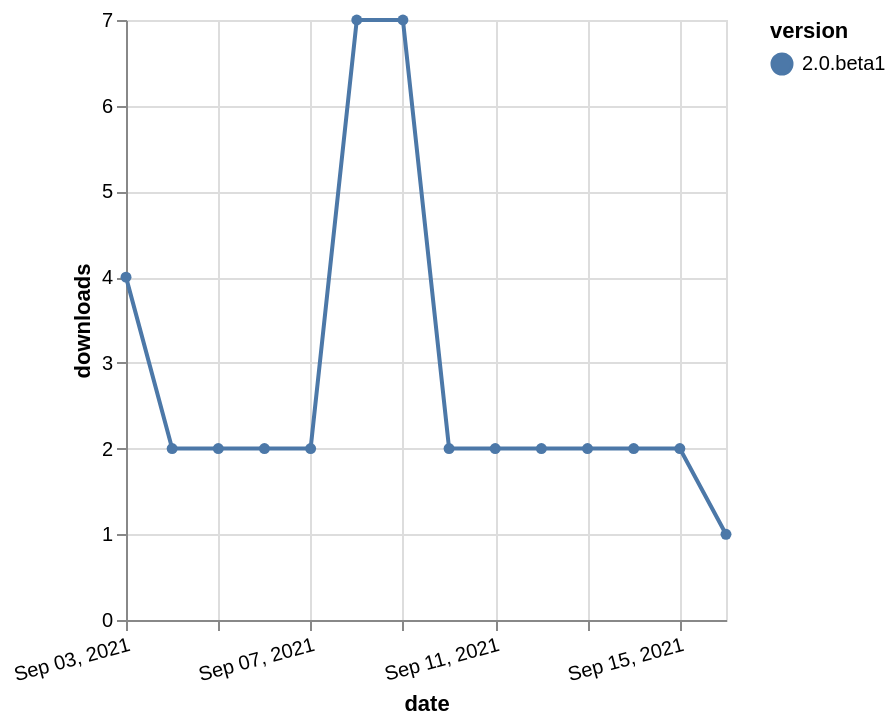

Specify this chart in Vega-Lite:
### Vega-Lite specification from a JSON file in a GitHub repository (floating-point values rounded to 4 significant figures)
{"$schema": "https://vega.github.io/schema/vega-lite/v5.json", "description": "A simple bar chart with embedded data.", "data": {"values": [{"date": "2021-09-03", "total": 2896, "delta": 4, "version": "2.0.beta1"}, {"date": "2021-09-04", "total": 2898, "delta": 2, "version": "2.0.beta1"}, {"date": "2021-09-05", "total": 2900, "delta": 2, "version": "2.0.beta1"}, {"date": "2021-09-06", "total": 2902, "delta": 2, "version": "2.0.beta1"}, {"date": "2021-09-07", "total": 2904, "delta": 2, "version": "2.0.beta1"}, {"date": "2021-09-08", "total": 2911, "delta": 7, "version": "2.0.beta1"}, {"date": "2021-09-09", "total": 2918, "delta": 7, "version": "2.0.beta1"}, {"date": "2021-09-10", "total": 2920, "delta": 2, "version": "2.0.beta1"}, {"date": "2021-09-11", "total": 2922, "delta": 2, "version": "2.0.beta1"}, {"date": "2021-09-12", "total": 2924, "delta": 2, "version": "2.0.beta1"}, {"date": "2021-09-13", "total": 2926, "delta": 2, "version": "2.0.beta1"}, {"date": "2021-09-14", "total": 2928, "delta": 2, "version": "2.0.beta1"}, {"date": "2021-09-15", "total": 2930, "delta": 2, "version": "2.0.beta1"}, {"date": "2021-09-16", "total": 2931, "delta": 1, "version": "2.0.beta1"}]}, "width": "container", "mark": {"type": "line", "point": {"filled": true}}, "encoding": {"x": {"field": "date", "type": "temporal", "timeUnit": "yearmonthdate", "title": "date", "axis": {"labelAngle": -15}}, "y": {"field": "delta", "type": "quantitative", "title": "downloads"}, "color": {"field": "version", "type": "nominal"}, "tooltip": {"field": "delta"}}}
